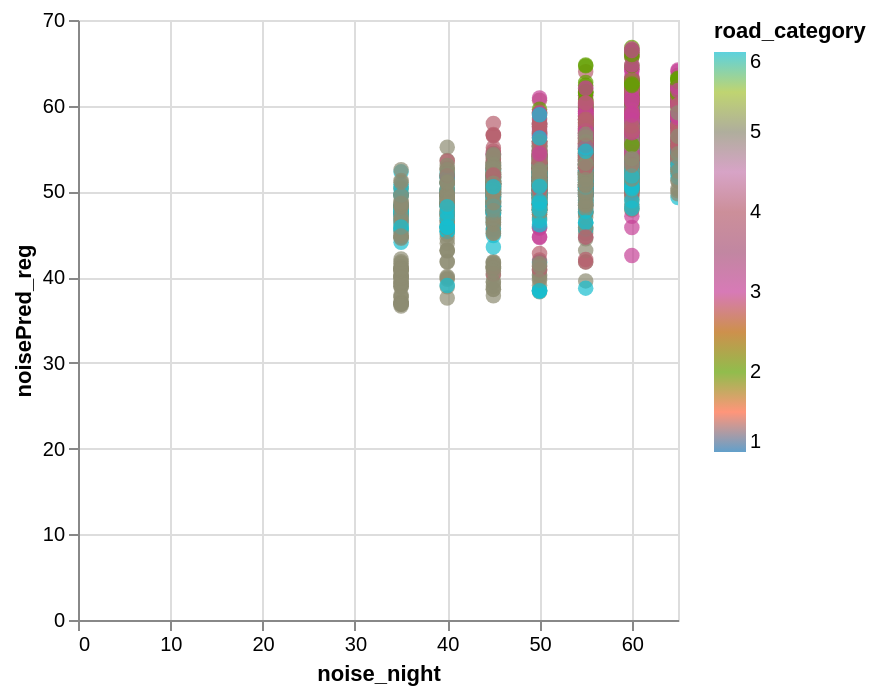

Here is the notebook cell this chart was saved with:
### Code cell
data_test['noisePred_reg'] = y_pred

alt.Chart(data_test).mark_circle(size=60).encode(
    x='noise_night',
    y='noisePred_reg',
    color=alt.Color('road_category', scale=alt.Scale(scheme='category10')),
    tooltip=['road_id']
).interactive()

### Figure 1 — Vega-Lite specification as saved in the notebook (floating-point values rounded to 4 significant figures; data arrays with more than 128 entries replaced by an {"elided": "..."} marker saying what was removed)
{"config": {"view": {"continuousWidth": 300, "continuousHeight": 300}}, "data": {"name": "data-793d0433499dc8fc663fe5271ca0ed73"}, "mark": {"type": "circle", "size": 60}, "encoding": {"color": {"field": "road_category", "scale": {"scheme": "category10"}, "type": "quantitative"}, "tooltip": [{"field": "road_id", "type": "nominal"}], "x": {"field": "noise_night", "type": "quantitative"}, "y": {"field": "noisePred_reg", "type": "quantitative"}}, "params": [{"name": "param_1e9efca18e7a2868", "select": {"type": "interval", "encodings": ["x", "y"]}, "bind": "scales"}], "$schema": "https://vega.github.io/schema/vega-lite/v6.4.1.json", "datasets": {"data-793d0433499dc8fc663fe5271ca0ed73": {"elided": "2571 records"}}}
